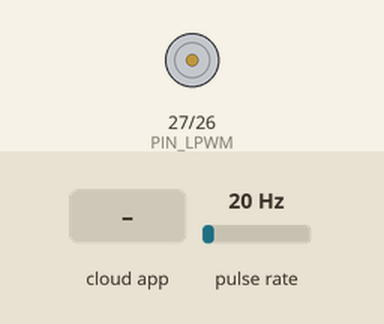
Bench run of a sketch on a simulated ESP32. On the bench: motor-driver pin pairs drawn as motors (green arrow = first pin HIGH = forward, orange = second pin HIGH = backward, longer = more drive, scaled by the enable pin). Wiring (inferred from the names in the program): pulse sensor: data GPIO 34. Inputs (shaded band) come from the test bench; at power-on: pulse rate 20 Hz. WiFi joins after 1.5 s; servers stay silent unless stated; the Firebase database answers and starts empty; not simulated (calls return 0 or success): secrets.h; what the sketch prints to the serial monitor is not drawn.

Above: at 2.7 s.
2.8 s: the phone or cloud app sets throttle to 25
At 4.0 s:
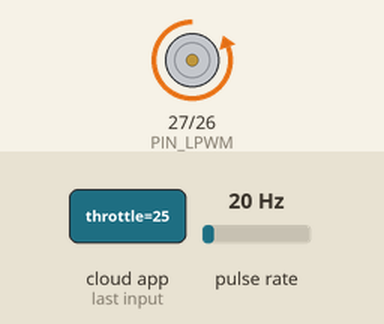
4.3 s: the phone or cloud app sets throttle to 0
At 5.5 s:
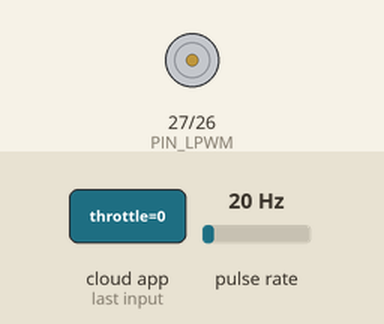
5.8 s: the phone or cloud app sets throttle to 50
At 6.7 s:
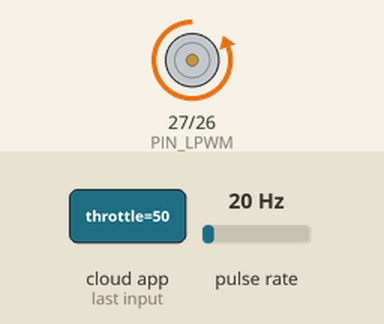
Timing chart, 0 to 8.8 s (numbered marks = the images above; inputs shaded):
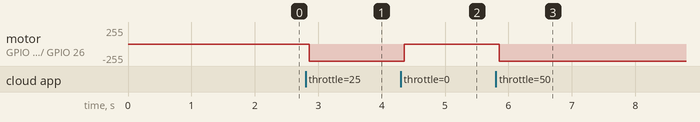

The sketch:

MotorFirmware.ino
```cpp
#include <WiFi.h>
#include <Firebase_ESP_Client.h>
#include "MotorController.h"
#include "secrets.h" // <--- Importa suas senhas seguras

// --- PINAGEM DO HARDWARE ---
// Ajuste estes pinos conforme a sua montagem física no ESP32
#define PIN_RPWM 26  // Rotação Direita (PWM)
#define PIN_LPWM 27  // Rotação Esquerda (PWM)
#define PIN_EN   14  // Enable (Habilita a ponte H)
#define PIN_HALL 34  // Sensor Hall (Entrada de pulso)

// --- OBJETOS GLOBAIS ---
FirebaseData fbdo;
FirebaseAuth auth;
FirebaseConfig config;

// Inicializa o controlador do motor (definido nos outros arquivos da biblioteca)
MotorController motor(PIN_RPWM, PIN_LPWM, PIN_EN, PIN_HALL);

// Variáveis de controle de tempo e estado
unsigned long sendDataPrevMillis = 0;
float currentThrottle = 0.0;

// --- INTERRUPÇÃO ---
// Esta função é chamada automaticamente sempre que o ímã passa pelo sensor
void IRAM_ATTR isr() {
  motor.handleInterrupt();
}

void setup() {
  Serial.begin(115200);

  // 1. Inicializa Hardware
  motor.begin();
  attachInterrupt(digitalPinToInterrupt(PIN_HALL), isr, RISING);

  // 2. Conecta ao WiFi (Usando credenciais do secrets.h)
  WiFi.begin(SECRET_WIFI_SSID, SECRET_WIFI_PASS);
  Serial.print("Conectando ao WiFi");

  while (WiFi.status() != WL_CONNECTED) {
    Serial.print(".");
    delay(300);
  }
  Serial.println();
  Serial.print("Conectado! IP: ");
  Serial.println(WiFi.localIP());

  // 3. Configura Firebase (Usando credenciais do secrets.h)
  config.api_key = SECRET_API_KEY;
  config.database_url = SECRET_DATABASE_URL;

  // Tenta fazer login anônimo
  if (Firebase.signUp(&config, &auth, "", "")) {
    Serial.println("Firebase conectado com sucesso!");
  } else {
    Serial.printf("Erro na conexão Firebase: %s\n", config.signer.tokens.error.message.c_str());
  }

  // Inicializa biblioteca do Firebase
  Firebase.begin(&config, &auth);
  Firebase.reconnectWiFi(true);
}

void loop() {
  // O ESP32 precisa "manter" a conexão viva
  if (!Firebase.ready()) return;

  // --- TAREFA 1: LER COMANDOS (Do App para o Motor) ---
  // Verifica se o valor do acelerador mudou no banco de dados
  if (Firebase.RTDB.getFloat(&fbdo, "/control/throttle")) {
    float newThrottle = fbdo.floatData();

    // Só atualiza o motor se houver mudança real (evita processamento inútil)
    // O threshold 0.01 evita jitter (pequenas variações de ruído)
    if (abs(newThrottle - currentThrottle) > 0.01) {
      currentThrottle = newThrottle;
      motor.setThrottle(currentThrottle);

      Serial.print("Comando recebido - Throttle: ");
      Serial.println(currentThrottle * 100); // Mostra em % no serial
    }
  }

  // --- TAREFA 2: ENVIAR TELEMETRIA (Do Motor para o App) ---
  // Envia dados a cada 200ms (5 vezes por segundo) para não travar a rede
  if (millis() - sendDataPrevMillis > 200) {
    sendDataPrevMillis = millis();

    // Coleta dados reais da biblioteca do motor
    float rpm = motor.getRPM();
    float power = motor.estimatePower();

    // Prepara o pacote JSON
    FirebaseJson json;
    json.set("rpm", rpm);
    json.set("power", power);
    // Eficiência por enquanto é simulada ou calculada fixo, pois precisa de sensor de torque
    json.set("efficiency", (rpm > 10) ? 88.5 : 0.0);
    json.set("timestamp", millis()); // Útil para debugar latência

    // Envia para o caminho /telemetry
    if (Firebase.RTDB.setJSON(&fbdo, "/telemetry", &json)) {
      // Sucesso no envio
    } else {
      // Se falhar, imprime o motivo (ex: sem internet)
      Serial.print("Erro envio: ");
      Serial.println(fbdo.errorReason());
    }
  }
}
```

MotorController.cpp
```cpp
#include "MotorController.h"

MotorController::MotorController(int rpwm, int lpwm, int en, int sensor) {
  _rpwm_pin = rpwm;
  _lpwm_pin = lpwm;
  _en_pin = en;
  _sensor_pin = sensor;
  _pulse_count = 0;
  _current_rpm = 0.0;
  _last_time = 0;
}

void MotorController::begin() {
  pinMode(_rpwm_pin, OUTPUT);
  pinMode(_lpwm_pin, OUTPUT);
  pinMode(_en_pin, OUTPUT);
  pinMode(_sensor_pin, INPUT_PULLUP);

  // Ativa o driver
  digitalWrite(_en_pin, HIGH);
  digitalWrite(_lpwm_pin, LOW); // Vamos girar apenas em um sentido por enquanto
}

void MotorController::setThrottle(float value) {
  // Garante limites entre 0.0 e 1.0
  if (value < 0) value = 0;
  if (value > 1) value = 1;

  // Converte 0.0-1.0 para 0-255 (PWM do Arduino)
  int pwmValue = (int)(value * 255);

  // Aplica ao pino de rotação direita
  analogWrite(_rpwm_pin, pwmValue);
}

void MotorController::handleInterrupt() {
  _pulse_count++;
}

float MotorController::getRPM() {
  unsigned long current_time = millis();

  // Calcula RPM a cada 100ms para ter estabilidade
  if (current_time - _last_time >= 100) {
    // GA25-370 com encoder: Quantos pulsos por volta?
    // Geralmente ~11 pulsos x Redução. Vamos assumir 1 pulso por volta (Hall simples com ímã no eixo)
    // Ajuste PULSES_PER_REV conforme seu hardware real!
    float PULSES_PER_REV = 1.0;

    // Fórmula: (Pulsos / PulsosPorVolta) / (TempoMinutos)
    float revolutions = (float)_pulse_count / PULSES_PER_REV;
    float time_minutes = (current_time - _last_time) / 60000.0;

    _current_rpm = revolutions / time_minutes;

    // Reseta contadores
    _pulse_count = 0;
    _last_time = current_time;
  }

  return _current_rpm;
}

float MotorController::estimatePower() {
  // Simulação baseada na curva do GA25-370 (aprox. 3W em carga máxima)
  if (_current_rpm < 5) return 0.0;
  return (_current_rpm / 169.0) * 2.5;
}
```

MotorController.h
```cpp
#ifndef MOTOR_CONTROLLER_H
#define MOTOR_CONTROLLER_H

#include <Arduino.h>

class MotorController {
  private:
    // Pinos do Driver BTS7960
    int _rpwm_pin; // Rotação Direita (PWM)
    int _lpwm_pin; // Rotação Esquerda (PWM)
    int _en_pin;   // Enable (R_EN e L_EN juntos)

    // Sensor Hall
    int _sensor_pin;

    // Variáveis para cálculo de RPM
    volatile long _pulse_count;
    unsigned long _last_time;
    float _current_rpm;

  public:
    MotorController(int rpwm, int lpwm, int en, int sensor);

    void begin();

    // Define a potência (0.0 a 1.0)
    void setThrottle(float value);

    // Função de interrupção (chamar na ISR)
    void handleInterrupt();

    // Calcula e retorna o RPM atual
    float getRPM();

    // Estima a potência consumida (baseada no modelo do motor GA25-370)
    float estimatePower();
};

#endif
```

Measured:
- after the input at 2.8 s, motor on GPIO 27 (PIN_LPWM) / GPIO 26 (PIN_RPWM): stopped → backward 255/255 after 0.05 s
- after the input at 4.3 s, motor on GPIO 27 (PIN_LPWM) / GPIO 26 (PIN_RPWM): backward 255/255 → stopped after 0.06 s
- after the input at 5.8 s, motor on GPIO 27 (PIN_LPWM) / GPIO 26 (PIN_RPWM): stopped → backward 255/255 after 0.06 s
